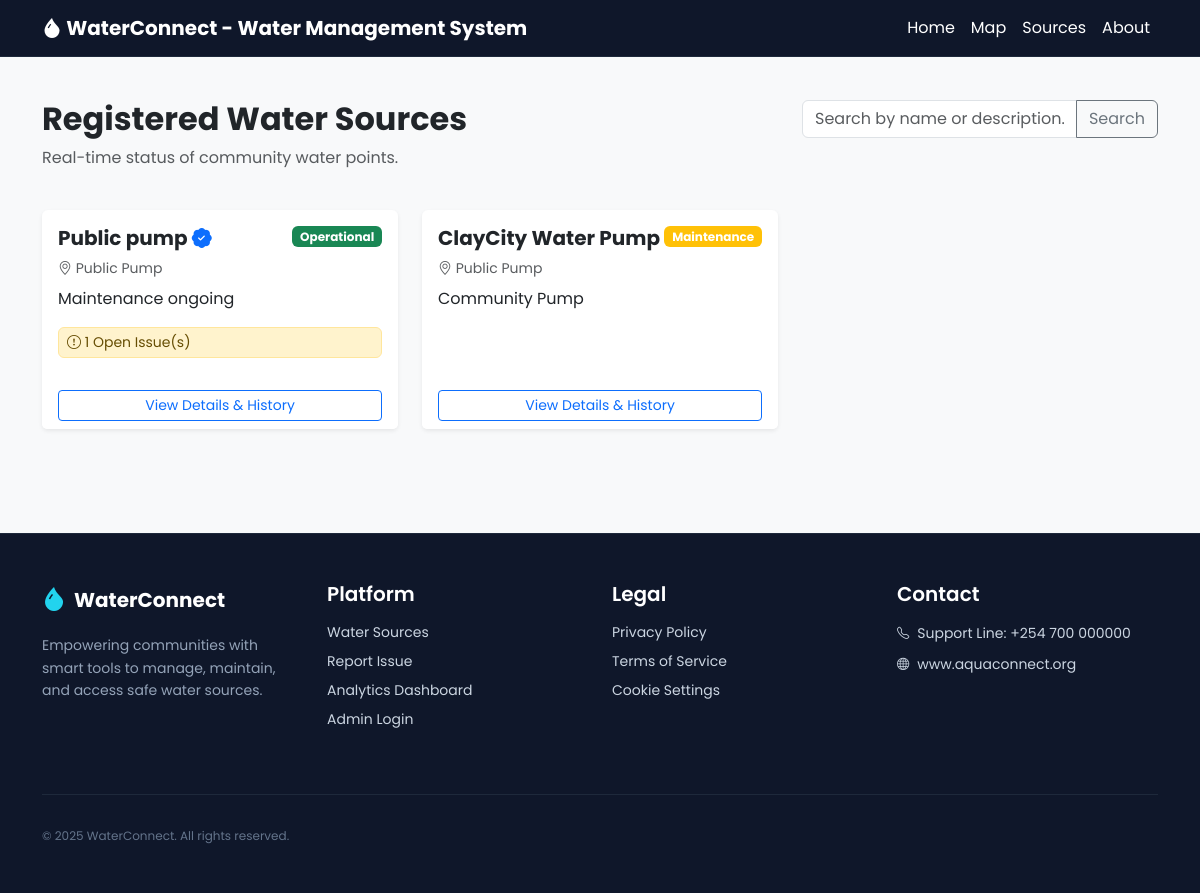
The app's page /sources/, older data.
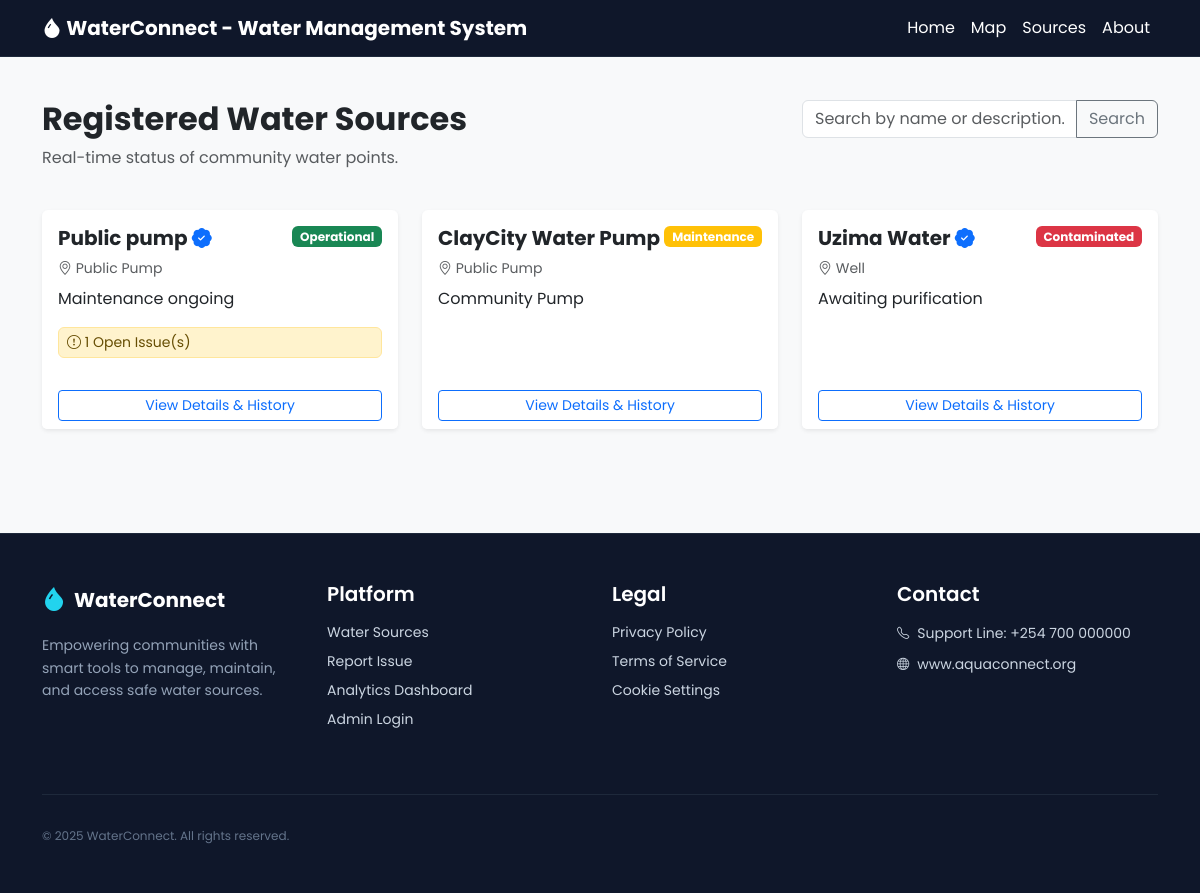
The same page, newer data.
### waterapp/models.py (models this page shows, shortened)
class WaterSource(models.Model):
    SOURCE_TYPES = [
        ('B', 'Borehole'),
        ('W', 'Well'),
        ('T', 'Tap'),
        ('R', 'River Intake'),
        ('P', 'Public Pump'),
    ]
    STATUS_CHOICES = [
        ('O', 'Operational'),
        ('M', 'Maintenance'),
        ('B', 'Broken/Non-Operational'),
        ('C', 'Contaminated'),
    ]
    name = models.CharField(max_length=100, help_text="E.g., Nairobi Zone A")
    source_type = models.CharField(max_length=1, choices=SOURCE_TYPES)
    latitude = models.DecimalField(max_digits=9, decimal_places=6, help_text="Latitude coordinate")
    longitude = models.DecimalField(max_digits=9, decimal_places=6, help_text="Longitude coordinate")
    status = models.CharField(max_length=1, choices=STATUS_CHOICES, default='O')
    is_verified = models.BooleanField(default=False, help_text="Has this source been verified for water quality?")
    installation_date = models.DateField(default=timezone.now)
    description = models.TextField(blank=True)
    last_updated = models.DateTimeField(auto_now=True)
    @property
    def status_color(self):
        if self.status == 'O':
            return 'success' # Green
        elif self.status == 'M':
            return 'warning' # Yellow/Orange
        return 'danger' # Red

### waterapp/views.py (the view)
# urls.py: path('sources/', views.water_source_list, name='water_source_list'),
def water_source_list(request):
    sources = WaterSource.objects.all()
    query = request.GET.get('q')
    if query:
        sources = sources.filter(
            Q(name__icontains=query) |
            Q(description__icontains=query)
        )
    sources = sources.annotate(
        num_open_issues=Count('issues', filter=Q(issues__is_resolved=False))
    )
    return render(request, 'waterapp/water_source_list.html', {'sources': sources})

### templates/waterapp/water_source_list.html
{% extends 'waterapp/base.html' %}
{% block content %}
<div class="container" style="padding-top: 100px;">
    <div class="row mb-4">
        <div class="col-md-8">
            <h2 class="fw-bold">Registered Water Sources</h2>
            <p class="text-muted">Real-time status of community water points.</p>
        </div>
        <div class="col-md-4 text-end">
            <form method="get" action="{% url 'water_source_list' %}">
                <div class="input-group">
                    <input type="text" name="q" class="form-control" placeholder="Search by name or description..." value="{{ request.GET.q }}">
                    <button class="btn btn-outline-secondary" type="submit">Search</button>
                </div>
            </form>
        </div>
    </div>
    <div class="row">
        {% for source in sources %}
        <div class="col-md-6 col-lg-4 mb-4">
            <div class="card h-100 border-0 shadow-sm">
                <div class="card-body">
                    <div class="d-flex justify-content-between align-items-start mb-2">
                        <h5 class="card-title fw-bold mb-0">
                            {{ source.name }}
                            {% if source.is_verified %}
                            <i class="bi bi-patch-check-fill text-primary" title="Verified Source"></i>
                            {% endif %}
                        </h5>
                        <span class="badge bg-{{ source.status_color }}">
                            {{ source.get_status_display }}
                        </span>
                    </div>
                    <p class="text-muted small mb-2"><i class="bi bi-geo-alt"></i> {{ source.get_source_type_display }}</p>
                    <p class="card-text">{{ source.description|truncatechars:80 }}</p>
                    {% if source.num_open_issues > 0 %}
                    <div class="alert alert-warning py-1 px-2 small">
                        <i class="bi bi-exclamation-circle"></i> {{ source.num_open_issues }} Open Issue(s)
                    </div>
                    {% endif %}
                </div>
                <div class="card-footer bg-white border-0 pt-0">
                    <a href="{% url 'water_source_detail' source.pk %}" class="btn btn-outline-primary btn-sm w-100">
                        View Details & History
                    </a>
                </div>
            </div>
        </div>
        {% empty %}
        <div class="col-12 text-center py-5">
            <h4 class="text-muted">No water sources found.</h4>
        </div>
        {% endfor %}
    </div>
</div>
{% endblock %}

### templates/waterapp/base.html (shortened to what this page needs)
{% load static %}
<!DOCTYPE html>
<html lang="en">
<head>
    <link href="https://cdn.jsdelivr.net/npm/bootstrap@5.3.0/dist/css/bootstrap.min.css" rel="stylesheet">
    <link rel="stylesheet" href="https://cdn.jsdelivr.net/npm/bootstrap-icons@1.11.0/font/bootstrap-icons.css">
    <link rel="stylesheet" href="{% static 'waterapp/css/main.css' %}">
</head>
<body>
    <nav class="navbar navbar-expand-lg navbar-dark fixed-top" style="background-color: #0f172a; border-bottom: 1px solid #1e293b;">
        <div class="container">
            <a class="navbar-brand fw-bold" href="{% url 'index' %}">
                <i class="bi bi-droplet-fill"></i> WaterConnect - Water Management System
            </a>
            <div class="collapse navbar-collapse justify-content-end">
                <ul class="navbar-nav">
                    <li class="nav-item">
                        <a class="nav-link text-white" href="{% url 'index' %}">Home</a>
                    </li>
                    <li class="nav-item">
                        <a class="nav-link text-white" href="{% url 'water_source_map' %}">Map</a>
                    </li>
                    <li class="nav-item">
                        <a class="nav-link text-white" href="{% url 'water_source_list' %}">Sources</a>
                    </li>
                    <li class="nav-item">
                        <a class="nav-link text-white" href="{% url 'about' %}">About</a>
                    </li>
                </ul>
            </div>
        </div>
    </nav>
    <div class="min-vh-80">
        {% block content %}{% endblock %}
    </div>
    {% include 'waterapp/footer.html' %}
</body>
</html>

### templates/waterapp/footer.html
{% load static %}
<footer class="footer-section">
    <div class="container">
        <div class="row gy-5 mb-5">
            <div class="col-lg-3 col-md-6">
                <div class="d-flex align-items-center gap-2 mb-3">
                    <i class="bi bi-droplet-fill fs-4" style="color: #22d3ee;"></i>
                    <span class="footer-brand">WaterConnect</span>
                </div>
                <p class="footer-text">
                    Empowering communities with smart tools to manage, maintain, and access safe water sources.
                </p>
            </div>
            <div class="col-lg-3 col-md-6">
                <h5 class="footer-heading">Platform</h5>
                <ul class="list-unstyled">
                    <li><a href="{% url 'water_source_list' %}" class="footer-link">Water Sources</a></li>
                    <li><a href="{% url 'issue_report_create' %}" class="footer-link">Report Issue</a></li>
                    <li><a href="{% url 'dashboard' %}" class="footer-link">Analytics Dashboard</a></li>
                    {% if user.is_authenticated %}
                        <li><a href="{% url 'dashboard' %}" class="footer-link">Admin Panel</a></li>
                    {% else %}
                        <li><a href="{% url 'login' %}" class="footer-link">Admin Login</a></li>
                    {% endif %}
                </ul>
            </div>
            <div class="col-lg-3 col-md-6">
                <h5 class="footer-heading">Legal</h5>
                <ul class="list-unstyled">
                    <li><a href="{% url 'legal_page' 'privacy' %}" class="footer-link">Privacy Policy</a></li>
                    <li><a href="{% url 'legal_page' 'terms' %}" class="footer-link">Terms of Service</a></li>
                    <li><a href="{% url 'legal_page' 'cookies' %}" class="footer-link">Cookie Settings</a></li>
                </ul>
            </div>
            <div class="col-lg-3 col-md-6">
                <h5 class="footer-heading">Contact</h5>
                <ul class="list-unstyled footer-text">
                    <li class="mb-2">
                        <a href="tel:+254700000000" class="footer-link d-flex align-items-center gap-2">
                            <i class="bi bi-telephone small"></i> Support Line: +254 700 000000
                        </a>
                    </li>
                    <li>
                        <a href="https://www.aquaconnect.org" target="_blank" rel="noopener noreferrer" class="footer-link d-flex align-items-center gap-2">
                            <i class="bi bi-globe small"></i> www.aquaconnect.org
                        </a>
                    </li>
                </ul>
            </div>
        </div>
        <div class="footer-bottom d-flex flex-column flex-md-row justify-content-between align-items-center gap-3">
            <p class="mb-0">© 2025 WaterConnect. All rights reserved.</p>
        </div>
    </div>
</footer>

### static/waterapp/css/main.css (style rules this page uses)
body { font-family: 'Poppins', sans-serif; background-color: #f8f9fa; }
.footer-section { background-color: #0f172a; color: #cbd5e1; border-top: 1px solid #1e293b; padding-top: 3rem; padding-bottom: 3rem; margin-top: 5rem; }
.footer-brand { color: white; font-size: 1.25rem; font-weight: 700; }
.footer-text { color: #94a3b8; font-size: 0.875rem; line-height: 1.6; }
.footer-heading { color: white; font-weight: 600; margin-bottom: 1rem; }
.footer-link { color: #cbd5e1; text-decoration: none; font-size: 0.875rem; display: block; margin-bottom: 0.5rem; transition: color 0.2s; }
.footer-bottom { border-top: 1px solid #1e293b; margin-top: 3rem; padding-top: 2rem; font-size: 0.75rem; color: #64748b; }

Row changes from the older to the newer data that the page shows:
added WaterSource: name "Uzima Water", is_verified True (drawn), status "Contaminated", source_type "Well", description "Awaiting purification"
